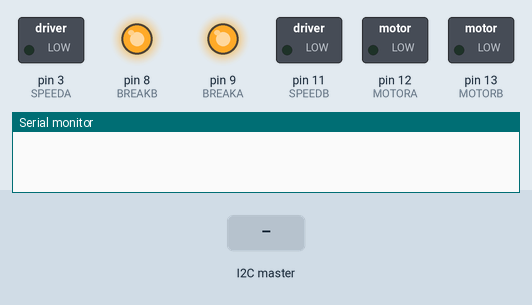
Simulated run of this sketch. Board: Arduino Uno, built with avr-gcc and run on an emulated ATmega328P. Parts: switched loads named in the sketch (green lamp = pin HIGH), output pins drawn as LEDs (lit = HIGH), the last lines printed to the serial monitor. The test bench sets the inputs (shaded band).

Above: at 1.2 s.
1.3 s: the I2C master sends the byte 1
At 1.7 s:
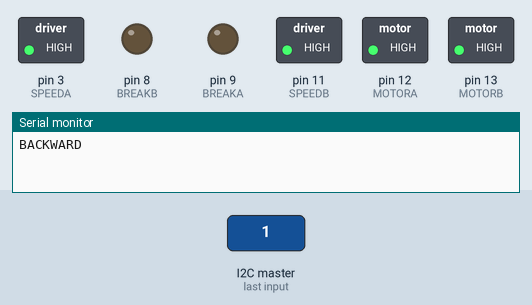
At 3.0 s:
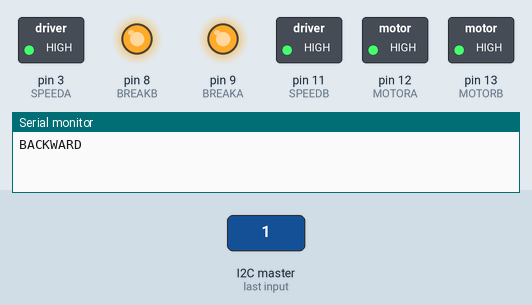
3.3 s: the I2C master sends the byte 0
At 4.8 s:
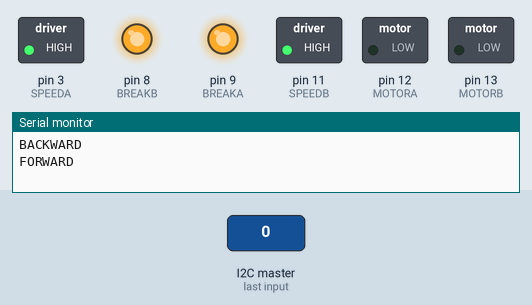
Timing chart, 0 to 6.3 s (numbered marks = the images above; inputs shaded):
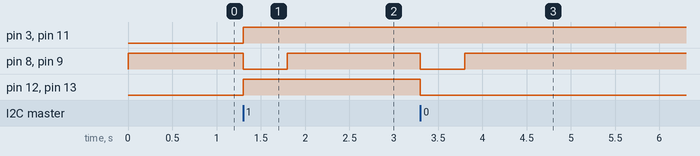

Measured:
- after the input at 1.3 s, pin 3 (SPEEDA), pin 11 (SPEEDB), pin 12 (MOTORA), pin 13 (MOTORB): LOW → HIGH at once; pin 8 (BREAKB), pin 9 (BREAKA): HIGH → LOW at once, → HIGH 0.50 s later
- after the input at 3.3 s, pin 8 (BREAKB), pin 9 (BREAKA): HIGH → LOW at once, → HIGH 0.50 s later; pin 12 (MOTORA), pin 13 (MOTORB): HIGH → LOW at once

The sketch:

seeedslave.ino
```cpp
// VERSION 0.1.2
#include <Wire.h>

// constants (3,8,9,11,12,13)
const int MOTORA = 12;
const int BREAKA = 9;
const int SPEEDA = 3;
const int MOTORB = 13;
const int BREAKB = 8;
const int SPEEDB = 11;

// COMMANDS
const int FORWARD  = 0;
const int BACKWARD = 1;
const int LEFT     = 2;
const int RIGHT    = 4;

void setup() {

  // Motor A
  pinMode(MOTORA, OUTPUT); // Motor Channel A
  pinMode(BREAKA, OUTPUT); // Break Channel A
  pinMode(SPEEDA, OUTPUT); // Speed Channel A

  // Motor B
  pinMode(MOTORB, OUTPUT); // Motor Channel B
  pinMode(BREAKB, OUTPUT); // Break Channel B
  pinMode(SPEEDB, OUTPUT); // Speed Channel B

  // BREAK A && B
  digitalWrite(BREAKA, HIGH); // engage the Brake for Channel A
  digitalWrite(BREAKB, HIGH); // engage the Brake for Channel B

  // Initialize Wire
  Wire.begin(4);                // join i2c bus with address #4
  Wire.onReceive(receiveEvent); // register event

  // Init Serial
  Serial.begin(115200);

}

void goForward(int dist) {

    // MOTOR A && B
    digitalWrite(MOTORA, LOW); // Establishes forward direction of Channel A
    digitalWrite(MOTORB, LOW); // Establishes forward direction of Channel B
    digitalWrite(BREAKA, LOW); // Disengage the Brake for Channel A
    digitalWrite(BREAKB, LOW); // Disengage the Brake for Channel B
    analogWrite(SPEEDA, 255);  // Spins the motor on Channel A at speed given
    analogWrite(SPEEDB, 255);  // Spins the motor on Channel B at Speed given

    delay(dist);

    // STOP A && B
    digitalWrite(BREAKA, HIGH); // engage the Brake for Channel A
    digitalWrite(BREAKB, HIGH); // engage the Brake for Channel B
}

void goBack(int dist) {

    // MOTOR A && B
    digitalWrite(MOTORA, HIGH); // Establishes backward direction of Channel A
    digitalWrite(MOTORB, HIGH); // Establishes backward direction of Channel B
    digitalWrite(BREAKA, LOW); // Disengage the Brake for Channel A
    digitalWrite(BREAKB, LOW); // Disengage the Brake for Channel B
    analogWrite(SPEEDA, 255);  // Spins the motor on Channel A at speed given
    analogWrite(SPEEDB, 255);  // Spins the motor on Channel B at Speed given

    delay(dist);

    // STOP A && B
    digitalWrite(BREAKA, HIGH); // engage the Brake for Channel A
    digitalWrite(BREAKB, HIGH); // engage the Brake for Channel B
}

int dir = -1;
void receiveEvent(int howMany) {
  dir = Wire.read();
}

void loop() {
    switch (dir) {
    case 0:
      Serial.println("FORWARD");
      goForward(500);
      dir = -1;
      break;
    case 1:
      Serial.println("BACKWARD");
      goBack(500);
      dir = -1;
      break;
  }
}
```
